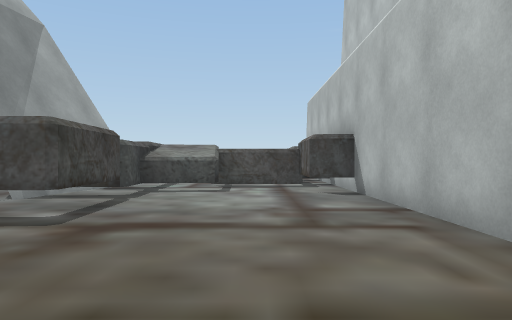
[1] (above)

15 first-person views from a walk through a scene from a Unity 3-D project. The camera is 1.3 m above the floor, looks level and sees 70° across. The floor is counted in squares, 2 m on a side. Each view is taken from the middle of a square. On the plan, view 1 faces up. The plan holds only what a view shows up to about 11 squares ahead; the rest is blank. The place goes on beyond the plan. The player is left out. Some animated figures are not drawn. Some surface patterns are stand-ins.

[2]
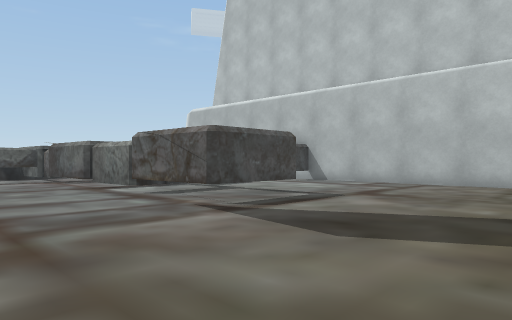

[3]
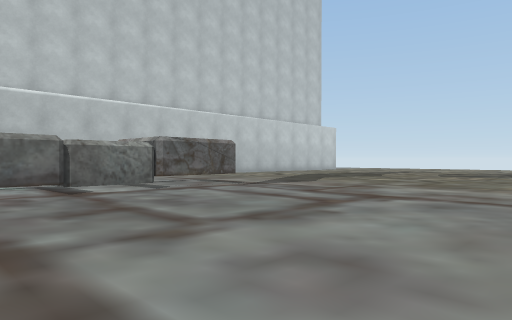

[4]
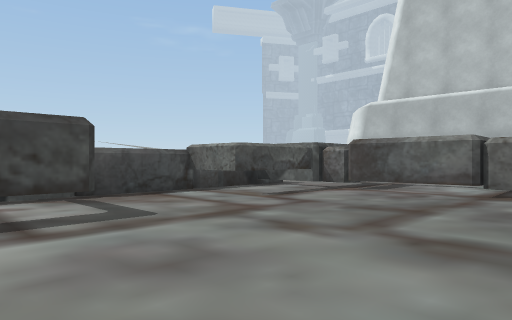

[5]
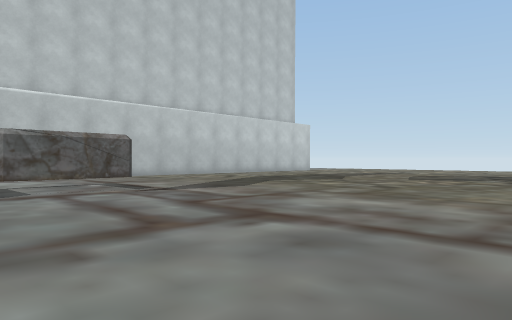

[6]
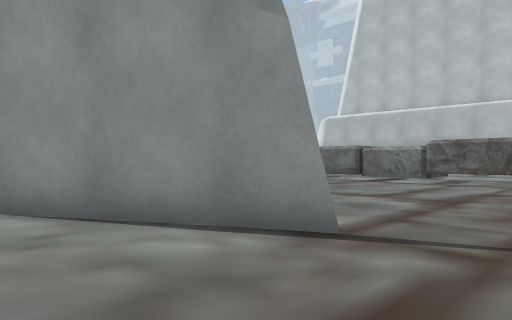

[7]
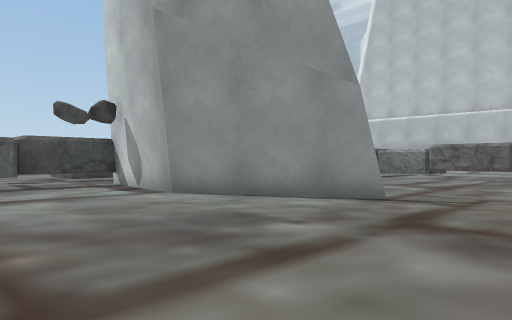

[8]
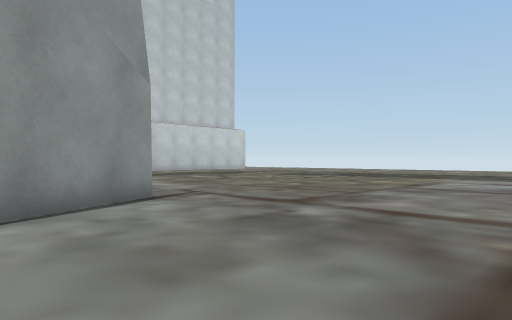

[9]
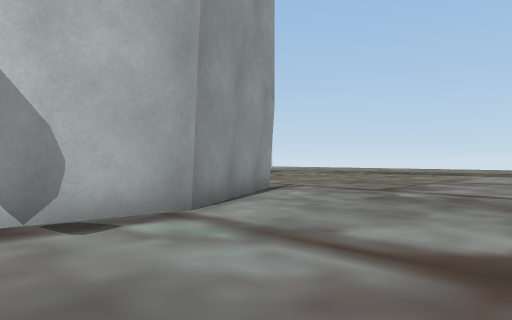

[10]
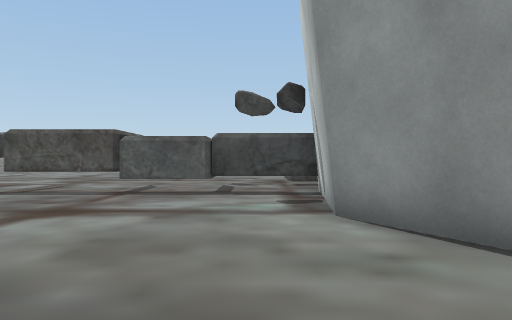

[11]
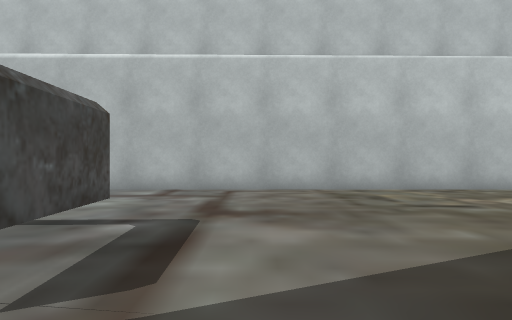

[12]
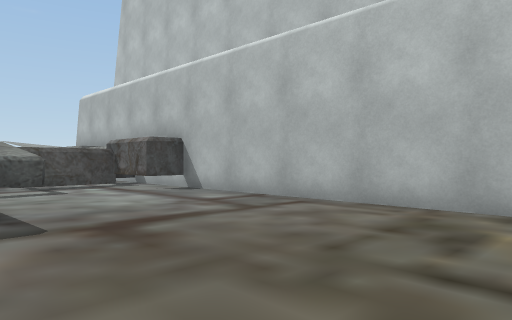

[13]
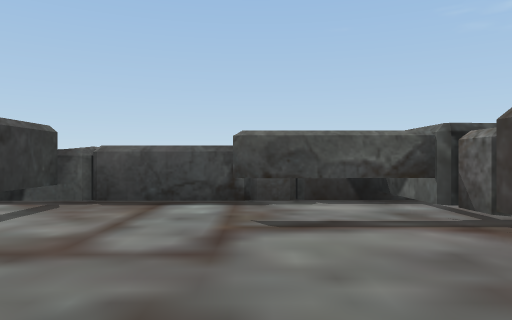

[14]
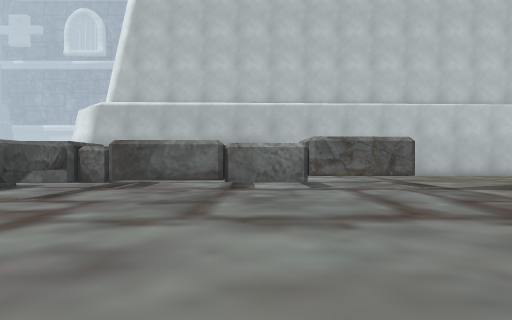

[15]
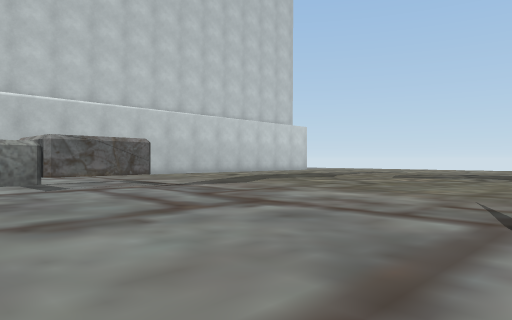

### Floor plan
Key: @ floor where view 1 was taken; # wall or solid block; . floor; ^ raised ledge; T thing the floor can be seen under or through.
Columns run from 18 left of view 1 to 2 right of it. Each row starts with its distance up from view 1.
 15    .^
 14     #^ ^#^^^##
 13     #   #..###
 12 #####  ##..###
 11 ....# .......TT
 10 ....# .......T    ###
  9 ....#........TT ^^.##
  8 ....#.........TT^^.##
  7  ...##........TT....#
  6 .....#........TT....#
  5 .....#........TT....#
  4 ....................#
  3  ...................#
  2 ....................#
  1  ...................#
  0  ............. ...@.#

Where each view was taken, in squares from view 1:
view 1: 0 up, 0 right, facing up
view 2: 0 up, 8 left, facing up-right
view 3: 11 up, 12 left, facing down-right
view 4: 7 up, 12 left, facing up-right
view 5: 8 up, 12 left, facing down-right
view 6: 3 up, 15 left, facing up-right
view 7: 2 up, 18 left, facing up-right
view 8: 8 up, 18 left, facing down-right
view 9: 11 up, 18 left, facing down-right
view 10: 4 up, 15 left, facing up
view 11: 3 up, 6 left, facing right
view 12: 0 up, 3 left, facing up-right
view 13: 8 up, 7 left, facing up
view 14: 8 up, 13 left, facing right
view 15: 9 up, 13 left, facing down-right
